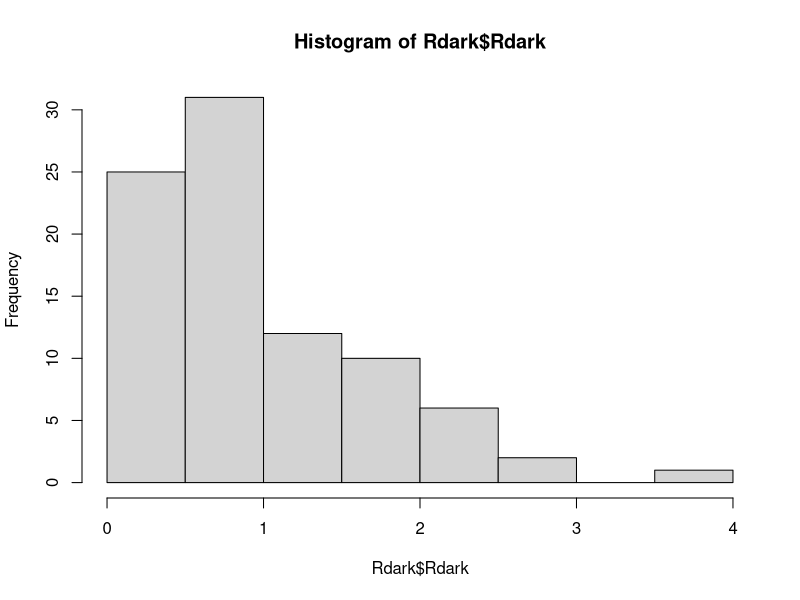
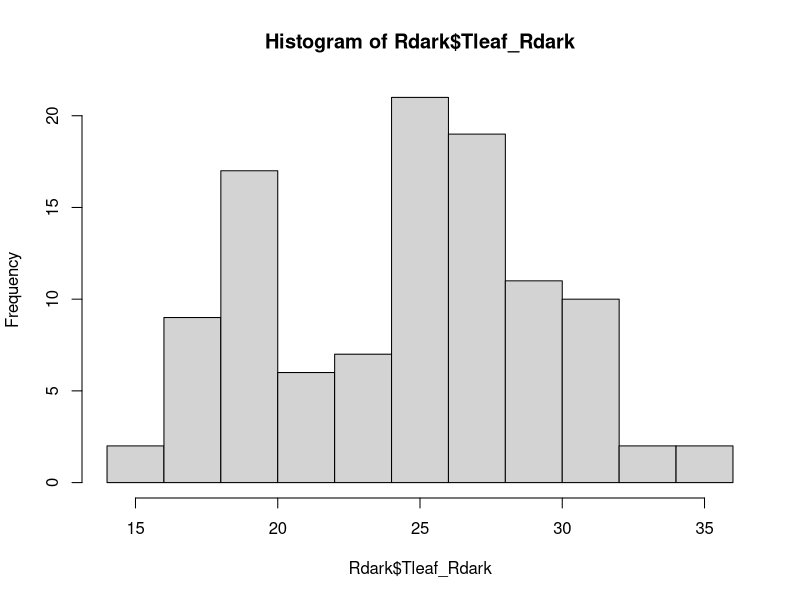

Write R code to recreate these figures, in order.
## This code is used to import and transform dark respiration data. This is an optional step of the process.
## It is used to import Rdark data and transform it in a standard format

# Load the 'here' package to easily reference files and folders path, which is robust and independent on your platform (Linux, Windows..)
library(here)

# Find the path of the top relative directory
path=here()

# Set the working directory to the 'Posada_Kothari_2023' folder where the data is located
setwd(file.path(path,'/Datasets/Posada_Kothari_2023'))

# Importing the author's Rdark data
Rdark=read.csv('Rd.csv')
Rdark$Rdark=-Rdark$Rdark


# Checking data quality
hist(Rdark$Rdark) # No negative values
hist(Rdark$Tleaf_Rdark)


# Saving Rdark data
save(Rdark,file="Rdark_data.Rdata")
